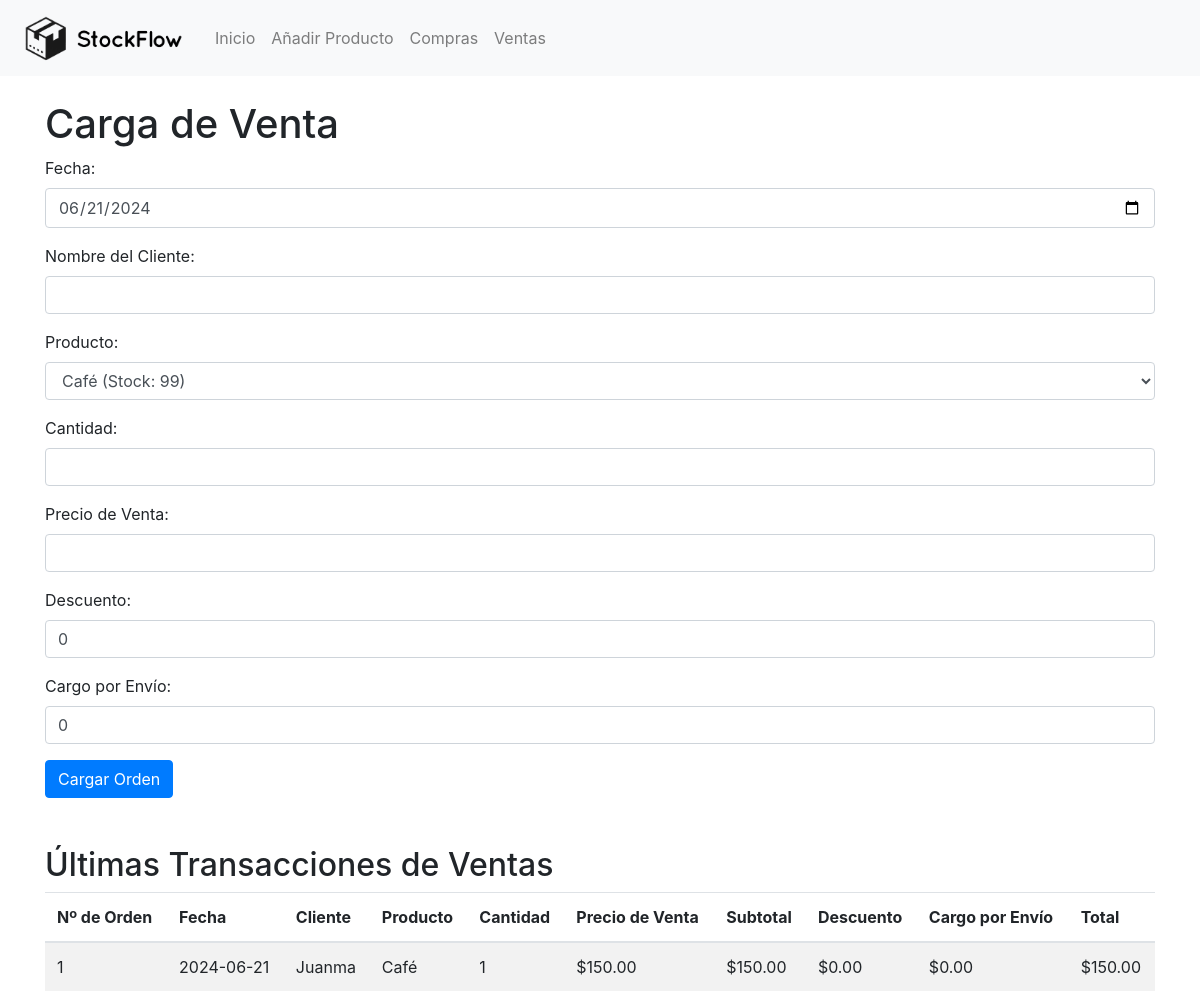
/carga_venta, run on an earlier commit of the app's database.
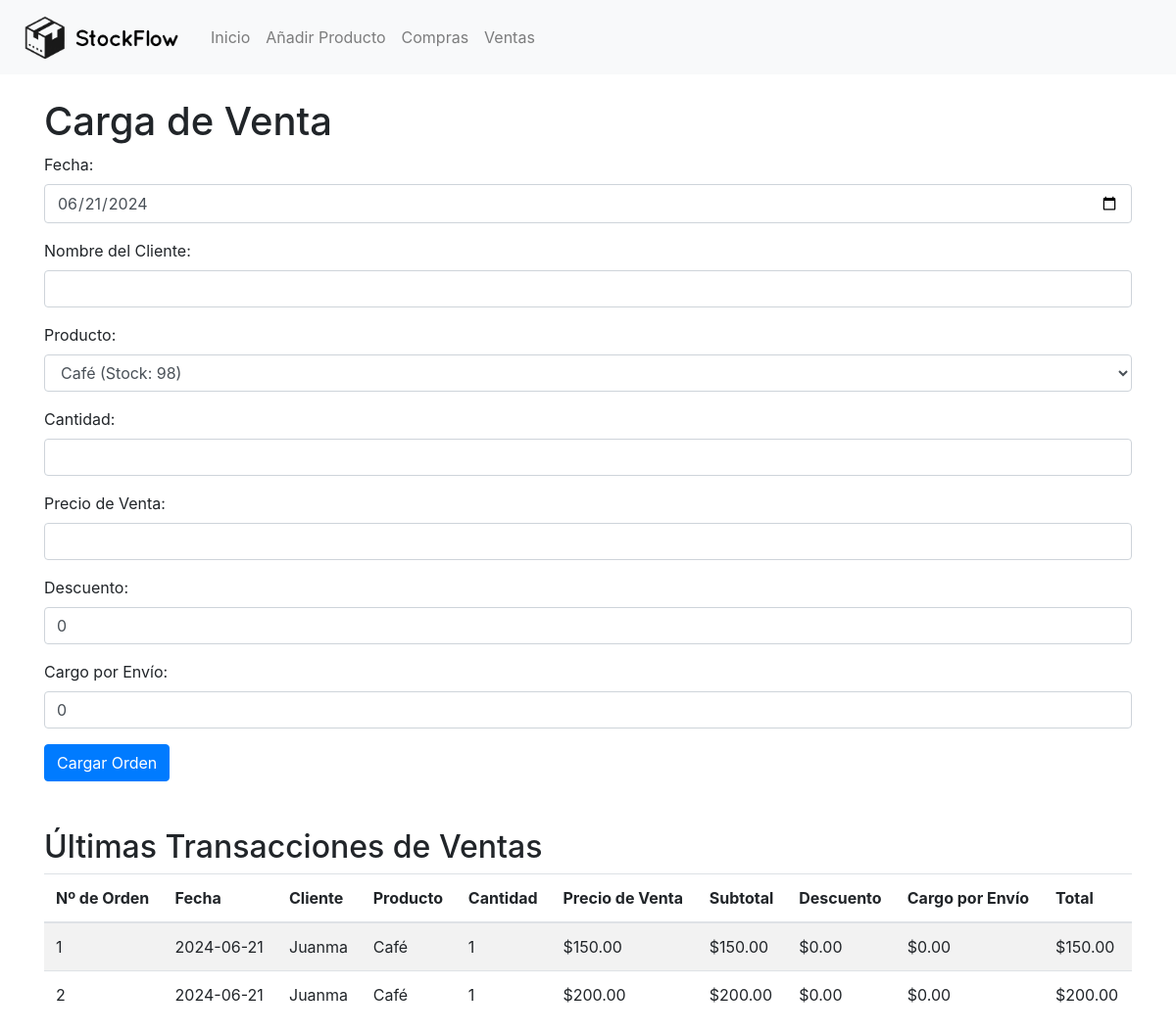
And on a later commit of the database.
### tables this page shows
CREATE TABLE ventas (
        id INTEGER PRIMARY KEY AUTOINCREMENT,
        fecha TEXT,
        cliente TEXT,
        producto_id INTEGER,
        producto_nombre TEXT,
        cantidad INTEGER,
        precio_venta REAL,
        subtotal REAL,
        descuento REAL,
        cargo_envio REAL,
        total REAL,
        FOREIGN KEY (producto_id) REFERENCES productos (id)
    );

### app.py (the view, shortened to what this page needs)
@app.route('/carga_venta', methods=['GET', 'POST'])
def carga_venta():
    db = get_db()
    c = db.cursor()
    c.execute('SELECT id, nombre, cantidad, precio FROM productos')
    productos = c.fetchall()
    c.execute('''
        SELECT v.*, p.nombre as producto_nombre
        FROM ventas v
        JOIN productos p ON v.producto_id = p.id
    ''')
    ventas = c.fetchall()
    return render_template('carga_venta.html', productos=productos, ventas=ventas)

### app.py (called while the page is built)
def get_db():
    if 'db' not in g:
        g.db = sqlite3.connect('inventario.db')
        g.db.row_factory = sqlite3.Row
    return g.db

### templates/carga_venta.html (shortened to what this page needs)
{% extends "base.html" %}
{% block content %}
<h1>Carga de Venta</h1>
<form method="post" action="{{ url_for('carga_venta') }}" onsubmit="return validateForm()" novalidate>
    <div class="form-group">
        <label for="fecha">Fecha:</label>
        <input type="date" class="form-control" id="fecha" name="fecha" required>
    </div>
    <div class="form-group">
        <label for="cliente">Nombre del Cliente:</label>
        <input type="text" class="form-control" id="cliente" name="cliente" required>
    </div>
    <div class="form-group">
        <label for="producto">Producto:</label>
        <select class="form-control" id="producto" name="producto" required>
            {% for producto in productos %}
            <option value="{{ producto['id'] }}" data-stock="{{ producto['cantidad'] }}" data-precio="{{ producto['precio'] }}">
                {{ producto['nombre'] }} (Stock: {{ producto['cantidad'] }})
            </option>
            {% endfor %}
        </select>
    </div>
    <div class="form-group">
        <label for="cantidad">Cantidad:</label>
        <input type="number" class="form-control" id="cantidad" name="cantidad" min="1" required>
    </div>
    <div class="form-group">
        <label for="precio_venta">Precio de Venta:</label>
        <input type="number" step="0.01" class="form-control" id="precio_venta" name="precio_venta" min="0" required>
    </div>
    <div class="form-group">
        <label for="descuento">Descuento:</label>
        <input type="number" step="0.01" class="form-control" id="descuento" name="descuento" min="0" value="0" required>
    </div>
    <div class="form-group">
        <label for="cargo_envio">Cargo por Envío:</label>
        <input type="number" step="0.01" class="form-control" id="cargo_envio" name="cargo_envio" min="0" value="0" required>
    </div>
    <button type="submit" class="btn btn-primary">Cargar Orden</button>
</form>
<h2 class="mt-5">Últimas Transacciones de Ventas</h2>
<table class="table table-striped">
    <thead>
        <tr>
            <th>Nº de Orden</th>
            <th>Fecha</th>
            <th>Cliente</th>
            <th>Producto</th>
            <th>Cantidad</th>
            <th>Precio de Venta</th>
            <th>Subtotal</th>
            <th>Descuento</th>
            <th>Cargo por Envío</th>
            <th>Total</th>
        </tr>
    </thead>
    <tbody>
        {% for venta in ventas %}
        <tr>
            <td>{{ venta['id'] }}</td>
            <td>{{ venta['fecha'] }}</td>
            <td>{{ venta['cliente'] }}</td>
            <td>{{ venta['producto_nombre'] }}</td>
            <td>{{ venta['cantidad'] }}</td>
            <td>${{ "%.2f"|format(venta['precio_venta']) }}</td>
            <td>${{ "%.2f"|format(venta['subtotal']) }}</td>
            <td>${{ "%.2f"|format(venta['descuento']) }}</td>
            <td>${{ "%.2f"|format(venta['cargo_envio']) }}</td>
            <td>${{ "%.2f"|format(venta['total']) }}</td>
        </tr>
        {% endfor %}
    </tbody>
</table>
{% endblock %}

### templates/base.html (shortened to what this page needs)
<!DOCTYPE html>
<html lang="en">
<head>
    <link rel="stylesheet" href="https://maxcdn.bootstrapcdn.com/bootstrap/4.0.0/css/bootstrap.min.css">
</head>
<body>
    <nav class="navbar navbar-expand-lg navbar-light bg-light">
        <a class="navbar-brand" href="{{ url_for('index') }}">
            <img src="{{ url_for('static', filename='images/logo.png') }}" width="175" height="50" alt="">
        </a>
        <div class="collapse navbar-collapse" id="navbarNav">
            <ul class="navbar-nav">
                <li class="nav-item">
                    <a class="nav-link" href="{{ url_for('index') }}">Inicio</a>
                </li>
                <li class="nav-item">
                    <a class="nav-link" href="{{ url_for('add_product') }}">Añadir Producto</a>
                </li>
                <li class="nav-item">
                    <a class="nav-link" href="{{ url_for('carga_compras') }}">Compras</a>
                </li>
                <li class="nav-item">
                    <a class="nav-link" href="{{ url_for('carga_venta') }}">Ventas</a>
                </li>
            </ul>
        </div>
    </nav>
    <div class="container mt-4">
        {% block content %}{% endblock %}
    </div>
</body>
</html>

What changed in the data, as far as the page shows it:
added ventas: id "2", fecha "2024-06-21", cliente "Juanma", producto_nombre "Café", cantidad "1", precio_venta "200.00", subtotal "200.00", descuento "0.00", cargo_envio "0.00", total "200.00"
Also different on the page:
form field producto: "Café (Stock: 99)" → "Café (Stock: 98)"
